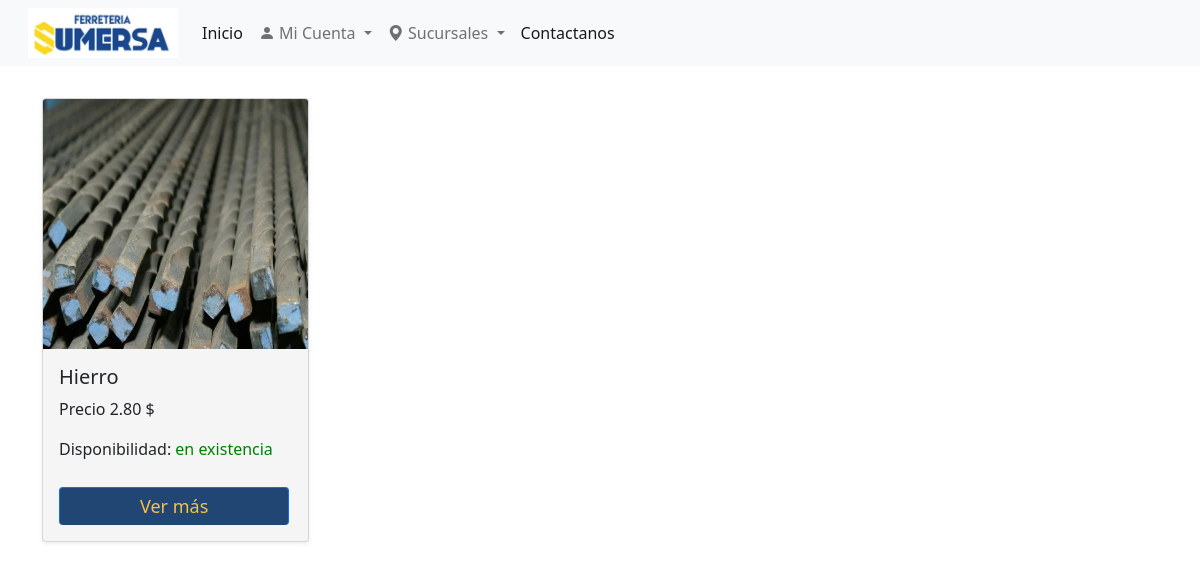
The app's page /?c=products&a=clientsza with its own data.
### tables this page shows
CREATE TABLE IF NOT EXISTS `producto` (
  `ID_Producto` varchar(8) NOT NULL,
  `Descripcion` varchar(120) NOT NULL,
  `Nombrep` varchar(1000) NOT NULL,
  `Imagen` varchar(15) NOT NULL,
  `ID_Familia` varchar(8) NOT NULL,
  PRIMARY KEY (`ID_Producto`),
  KEY `ID_Familia` (`ID_Familia`)
);

CREATE TABLE IF NOT EXISTS `precio_cantidad` (
  `ID_PC` varchar(8) NOT NULL,
  `Precio_ST` float(10,2) DEFAULT NULL,
  `Precio_SS` float(10,2) DEFAULT NULL,
  `Precio_LO` float(10,2) DEFAULT NULL,
  `Precio_OP` float(10,2) DEFAULT NULL,
  `Precio_ZA` float(10,2) DEFAULT NULL,
  `Precio_SA` float(10,2) DEFAULT NULL,
  `Cantidad_ST` int(11) DEFAULT NULL,
  `Cantidad_SS` int(11) DEFAULT NULL,
  `Cantidad_LO` int(11) DEFAULT NULL,
  `Cantidad_OP` int(11) DEFAULT NULL,
  `Cantidad_ZA` int(11) DEFAULT NULL,
  `Cantidad_SA` int(11) DEFAULT NULL,
  `ID_Producto` varchar(8) NOT NULL,
  PRIMARY KEY (`ID_PC`),
  KEY `ID_Producto` (`ID_Producto`)
);

### Controllers/products.controller.php (called while the page is built, shortened)
<?php
require_once "Models/products.php";
class productscontroller{
    public function __CONSTRUCT(){
        $this->modelo=new products;
    }
    public function clientsza()
    {
        require_once "views/products/show-za-c.php";
    }
}

### index.php (called while the page is built)
<?php require_once 'Core/router.core.php';

### Models/DataBase.php (called while the page is built, shortened)
<?php
class BasedeDatos{
    public static function Conectar(){
        try{
            $conexion = new PDO
            ("mysql:host=".self::servidor.";dbname=".
            self::nombrebd.";charset=utf8",self::usuariobd,
            self::clave);
            $conexion->setAttribute(PDO::ATTR_ERRMODE,PDO::ERRMODE_EXCEPTION);
            return $conexion;
        }catch(PDOException $e){
            return "FALLO".$e->getMessage();
        }
    }
}

### Models/products.php (called while the page is built, shortened)
<?php
class products{
    private $pdo;
    public function __CONSTRUCT(){
        $this->pdo = BasedeDatos::Conectar();
    }
    public function showzaall(){
        try{
            $consulta=$this->pdo->prepare("SELECT producto.ID_Producto,producto.Nombrep,producto.Descripcion,producto.Imagen,familia.Nombre,precio_cantidad.Precio_ZA,precio_cantidad.Cantidad_ZA FROM producto,familia,precio_cantidad WHERE producto.ID_Producto = precio_cantidad.ID_Producto AND producto.ID_Familia = familia.ID_Familia AND precio_cantidad.Precio_ZA IS NOT NULL;");
            $consulta->execute();
            return $consulta->fetchAll(PDO::FETCH_OBJ);
        }catch(Exception $e){
            die($e->getMessage());
        }
    }
}

### Views/products/show-za-c.php (the view, shortened to what this page needs)
<!DOCTYPE html>
<html lang="en">
<head>
    <link href="https://cdn.jsdelivr.net/npm/bootstrap@5.0.2/dist/css/bootstrap.min.css" rel="stylesheet"
>
    <link rel="stylesheet" href="Assets/css/showc.css">
    <link rel="stylesheet" href="https://cdn.jsdelivr.net/npm/bootstrap-icons@1.8.1/font/bootstrap-icons.css">
</head>
<body>
<nav class="navbar navbar-expand-lg navbar-light bg-light">
        <div class="container-fluid">
            <img src="Assets/img/logo.PNG" alt="" width="150" height="50" class="d-inline-block align-text-top">
            <div class="collapse navbar-collapse" id="navbarNavDropdown">
                <ul class="navbar-nav">
                    <li class="nav-item">
                        <a class="nav-link active" aria-current="page" href="#">Inicio</a>
                    </li>
                    <li class="nav-item dropdown">
                        <a class="nav-link dropdown-toggle" href="#" id="navbarDropdownMenuLink" role="button"
                            data-bs-toggle="dropdown" aria-expanded="false">
                            <i class="bi bi-person-fill"></i> Mi Cuenta
                        </a>
                    </li>
                    <li class="nav-item dropdown">
                        <a class="nav-link dropdown-toggle" href="#" id="navbarDropdownMenuLink" role="button"
                            data-bs-toggle="dropdown" aria-expanded="false">
                            <i class="bi bi-geo-alt-fill"></i> Sucursales
                        </a>
                    </li>
                    <li class="nav-item">
                        <a class="nav-link active" aria-current="page" href="Views/Contacts.php">Contactanos</a>
                    </li>
                </ul>
            </div>
        </div>
    </nav>
    <div class="container">
        <div class="row row-cols-1 row-cols-sm-2 row-cols-md-4 g-3 my-3">
            <?php
                    foreach ($this->modelo->showzaall() as $r)
                     {
                        $path="img/".$r->Imagen;
                        if(file_exists($path))
                        {
                            ?>
            <div class="col" id="id_<?=$r->ID_Producto?>">
                <div class="card shadow-sm">
                    <?php echo "<img src='img/$r->Imagen' width='300px' height='250px' class='card-img-top'>"?>
                    <div class="card-body">
                        <h5 class="card-title">
                            <?=$r->Nombrep?>
                        </h5>
                        <p class="card-text">Precio <?=$r->Precio_ZA?> $</p>
                        <?php
                                    if(($r->Cantidad_ZA)>0)
                                    {
                                        ?>
                        <p class="card-text ">Disponibilidad: <span style="color: green;"> en existencia</span></p>
                        <?php
                                    }
                                    else{
                                        ?>
                        <p class="card-text ">Disponibilidad: <span class="text-danger"> Fuera de stock</span></p>
                        <?php
                                    }
                                    ?>
                        <a href="?c=products&a=Detailsst&id=<?=$r->ID_Producto?>" class="btn btn-primary btn-block boton">Ver
                            más</a>
                    </div>
                </div>
            </div>
            <?php
                        }
                    }
                    ?>
        </div>
    </div>
</body>
</html>

### Assets/css/showc.css (style rules this page uses)
body { background-color: white; }
.card { background-color: whitesmoke; }
.boton { background-color: #214673; padding: 5px 80px; color: #F8C045; font-size: 18px; border-bottom: none; margin-top: 10px; cursor: pointer; transition: all .3s ease; }

### records on screen
producto: Imagen (picture), Nombrep "Hierro", precio_cantidad.Precio_ZA "2.80"
